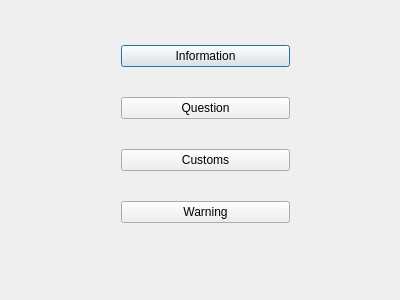
<?xml version="1.0" encoding="UTF-8"?>
<ui version="4.0">
 <class>dialog</class>
 <widget class="QDialog" name="dialog">
  <property name="geometry">
   <rect>
    <x>0</x>
    <y>0</y>
    <width>400</width>
    <height>300</height>
   </rect>
  </property>
  <property name="windowTitle">
   <string>dialog</string>
  </property>
  <widget class="QWidget" name="">
   <property name="geometry">
    <rect>
     <x>110</x>
     <y>10</y>
     <width>191</width>
     <height>251</height>
    </rect>
   </property>
   <layout class="QVBoxLayout" name="verticalLayout">
    <item>
     <widget class="QPushButton" name="pushButton">
      <property name="text">
       <string>Information</string>
      </property>
     </widget>
    </item>
    <item>
     <widget class="QPushButton" name="pushButton_2">
      <property name="text">
       <string>Question</string>
      </property>
     </widget>
    </item>
    <item>
     <widget class="QPushButton" name="pushButton_3">
      <property name="text">
       <string>Customs</string>
      </property>
     </widget>
    </item>
    <item>
     <widget class="QPushButton" name="pushButton_4">
      <property name="text">
       <string>Warning</string>
      </property>
     </widget>
    </item>
   </layout>
  </widget>
 </widget>
 <layoutdefault spacing="6" margin="11"/>
 <resources/>
 <connections/>
</ui>
